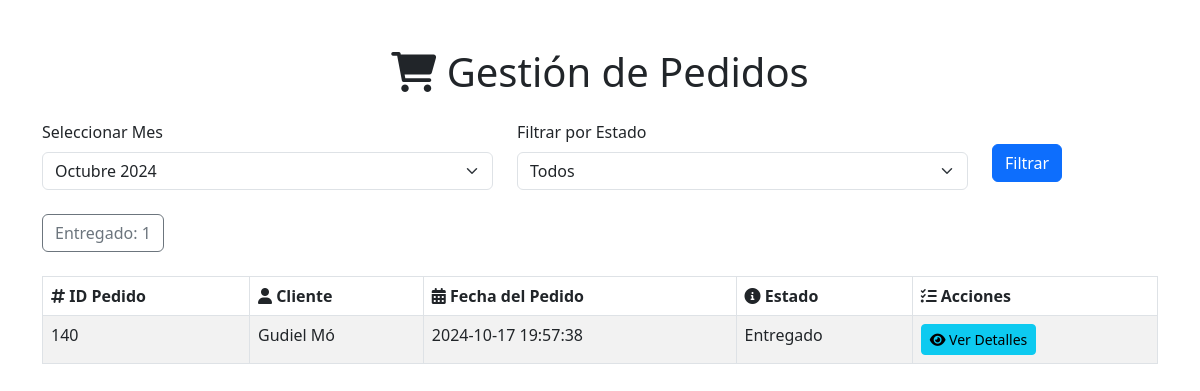
The page /public/admin/gestion_pedidos.php (signed in) on the database as committed earlier.
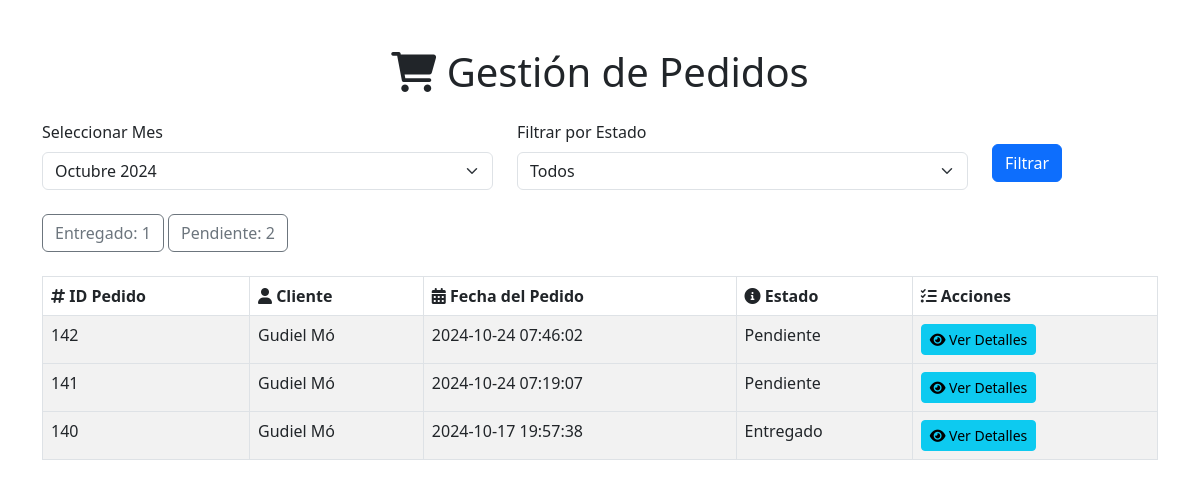
The same page on the database as committed later.
### tables this page shows
CREATE TABLE `pedido` (
  `id_pedido` int(11) NOT NULL AUTO_INCREMENT,
  `id_cliente` int(11) NOT NULL,
  `id_vendedor` int(11) DEFAULT NULL,
  `fecha_pedido` datetime NOT NULL,
  `fecha_limite` datetime DEFAULT NULL,
  `estado_pedido` varchar(50) NOT NULL,
  `direccion_envio` text DEFAULT NULL,
  `telefono_contacto` varchar(20) DEFAULT NULL,
  PRIMARY KEY (`id_pedido`)
);

CREATE TABLE `cliente` (
  `id_cliente` int(11) NOT NULL AUTO_INCREMENT,
  `NIT` varchar(20) DEFAULT NULL,
  `nombre1` varchar(255) NOT NULL,
  `nombre2` varchar(255) DEFAULT NULL,
  `nombre3` varchar(255) DEFAULT NULL,
  `apellido1` varchar(255) NOT NULL,
  `apellido2` varchar(255) DEFAULT NULL,
  `correo` varchar(255) NOT NULL,
  `contrasena` varchar(255) NOT NULL,
  `telefono1` varchar(20) DEFAULT NULL,
  `telefono2` varchar(20) DEFAULT NULL,
  `id_direccion` int(11) DEFAULT NULL,
  `id_estado_usuario` int(11) DEFAULT NULL,
  `token_activacion` varchar(255) DEFAULT NULL,
  `token_recuperacion` varchar(255) DEFAULT NULL,
  `fecha_creacion` timestamp NOT NULL DEFAULT current_timestamp(),
  PRIMARY KEY (`id_cliente`),
  KEY `id_direccion` (`id_direccion`),
  KEY `id_estado_usuario` (`id_estado_usuario`),
  CONSTRAINT `cliente_ibfk_1` FOREIGN KEY (`id_direccion`) REFERENCES `direccion` (`id_direccion`),
  CONSTRAINT `cliente_ibfk_2` FOREIGN KEY (`id_estado_usuario`) REFERENCES `estado_usuario` (`id_estado_usuario`)
);

### public/admin/gestion_pedidos.php (the view, shortened to what this page needs)
<?php
$database = new Database();
$db = $database->getConnection();
$mes_seleccionado = isset($_GET['mes_seleccionado']) ? $_GET['mes_seleccionado'] : date('m');
$anio_actual = date('Y');
$fecha_inicio = "$anio_actual-$mes_seleccionado-01";
$fecha_fin = date("Y-m-t", strtotime($fecha_inicio));
$query_estados = "SELECT estado_pedido, COUNT(*) as total
                  FROM pedido
                  WHERE fecha_pedido BETWEEN :fecha_inicio AND :fecha_fin
                  GROUP BY estado_pedido";
$stmt_estados = $db->prepare($query_estados);
$stmt_estados->bindParam(':fecha_inicio', $fecha_inicio);
$stmt_estados->bindParam(':fecha_fin', $fecha_fin);
$stmt_estados->execute();
$conteo_estados = $stmt_estados->fetchAll(PDO::FETCH_ASSOC);
$query_pedidos = "SELECT p.id_pedido, p.fecha_pedido, p.estado_pedido, c.nombre1 AS nombre_cliente, c.apellido1 AS apellido_cliente
          FROM pedido p
          JOIN cliente c ON p.id_cliente = c.id_cliente
          WHERE p.fecha_pedido BETWEEN :fecha_inicio AND :fecha_fin";
$query_pedidos .= " ORDER BY p.fecha_pedido DESC";
$stmt_pedidos = $db->prepare($query_pedidos);
$stmt_pedidos->bindParam(':fecha_inicio', $fecha_inicio);
$stmt_pedidos->bindParam(':fecha_fin', $fecha_fin);
$stmt_pedidos->execute();
$pedidos = $stmt_pedidos->fetchAll(PDO::FETCH_ASSOC);
?>
<!DOCTYPE html>
<html lang="es">
<head>
    <link href="https://cdn.jsdelivr.net/npm/bootstrap@5.3.0/dist/css/bootstrap.min.css" rel="stylesheet">
    <link rel="stylesheet" href="https://cdnjs.cloudflare.com/ajax/libs/font-awesome/6.0.0-beta3/css/all.min.css">
</head>
<body>
    <div class="container mt-5">
        <h1 class="mb-4 text-center"><i class="fas fa-shopping-cart"></i> Gestión de Pedidos</h1>
        <form id="filtro-mes-form" method="GET" class="mb-4">
            <div class="row">
                <div class="col-md-5">
                    <label for="mes_seleccionado" class="form-label">Seleccionar Mes</label>
                    <select id="mes_seleccionado" name="mes_seleccionado" class="form-select">
                        <?php
                        $meses = [
                            '01' => 'Enero',
                            '02' => 'Febrero',
                            '03' => 'Marzo',
                            '04' => 'Abril',
                            '05' => 'Mayo',
                            '06' => 'Junio',
                            '07' => 'Julio',
                            '08' => 'Agosto',
                            '09' => 'Septiembre',
                            '10' => 'Octubre',
                            '11' => 'Noviembre',
                            '12' => 'Diciembre'
                        ];
                        $mes_actual = date('m');
                        $anio_actual = date('Y');
                        foreach ($meses as $mes_num => $mes_nombre) {
                            $selected = ($mes_num == (isset($_GET['mes_seleccionado']) ? $_GET['mes_seleccionado'] : $mes_actual)) ? 'selected' : '';
                            echo "<option value='$mes_num' $selected>$mes_nombre $anio_actual</option>";
                        }
                        ?>
                    </select>
                </div>
                <div class="col-md-5">
                    <label for="estado_pedido" class="form-label">Filtrar por Estado</label>
                    <select id="estado_pedido" name="estado_pedido" class="form-select">
                        <option value="">Todos</option>
                    </select>
                </div>
                <div class="col-md-2">
                    <button type="submit" class="btn btn-primary mt-4">Filtrar</button>
                </div>
            </div>
        </form>
        <div id="conteo-estados" class="mb-4">
            <?php if (!empty($conteo_estados)): ?>
                <?php foreach ($conteo_estados as $estado): ?>
                    <a href="#" class="btn btn-outline-secondary estado-link" data-estado="<?= htmlspecialchars($estado['estado_pedido']) ?>">
                        <?= htmlspecialchars($estado['estado_pedido']) ?>: <?= htmlspecialchars($estado['total']) ?>
                    </a>
                <?php endforeach; ?>
            <?php else: ?>
            <?php endif; ?>
        </div>
        <div id="pedidos-contenido">
            <?php if (empty($pedidos)): ?>
                <p class="alert alert-warning">No se encontraron pedidos en el rango de fechas seleccionado.</p>
            <?php else: ?>
                <table class="table table-striped table-bordered">
                    <thead>
                        <tr>
                            <th><i class="fas fa-hashtag"></i> ID Pedido</th>
                            <th><i class="fas fa-user"></i> Cliente</th>
                            <th><i class="fas fa-calendar-alt"></i> Fecha del Pedido</th>
                            <th><i class="fas fa-info-circle"></i> Estado</th>
                            <th><i class="fas fa-tasks"></i> Acciones</th>
                        </tr>
                    </thead>
                    <tbody>
                        <?php foreach ($pedidos as $pedido): ?>
                            <tr>
                                <td><?php echo htmlspecialchars($pedido['id_pedido']); ?></td>
                                <td><?php echo htmlspecialchars($pedido['nombre_cliente'] . ' ' . $pedido['apellido_cliente']); ?></td>
                                <td><?php echo htmlspecialchars($pedido['fecha_pedido']); ?></td>
                                <td><?php echo htmlspecialchars($pedido['estado_pedido']); ?></td>
                                <td>
                                    <a href="#" class="btn btn-info btn-sm ver-detalles" data-id="<?php echo htmlspecialchars($pedido['id_pedido']); ?>" title="Ver Detalles">
                                        <i class="fas fa-eye"></i> Ver Detalles
                                    </a>
                                </td>
                            </tr>
                        <?php endforeach; ?>
                    </tbody>
                </table>
            <?php endif; ?>
        </div>
    </div>
</body>
</html>

Rows that differ between the two databases and show on the page:
added pedido: id_pedido "142", id_cliente.apellido1 "Gudiel Mó", fecha_pedido "2024-10-24 07:46:02", estado_pedido "Pendiente"
added pedido: id_pedido "141", id_cliente.apellido1 "Gudiel Mó", fecha_pedido "2024-10-24 07:19:07", estado_pedido "Pendiente"
Other text that changed with them:
new list line: "Pendiente : 2"
